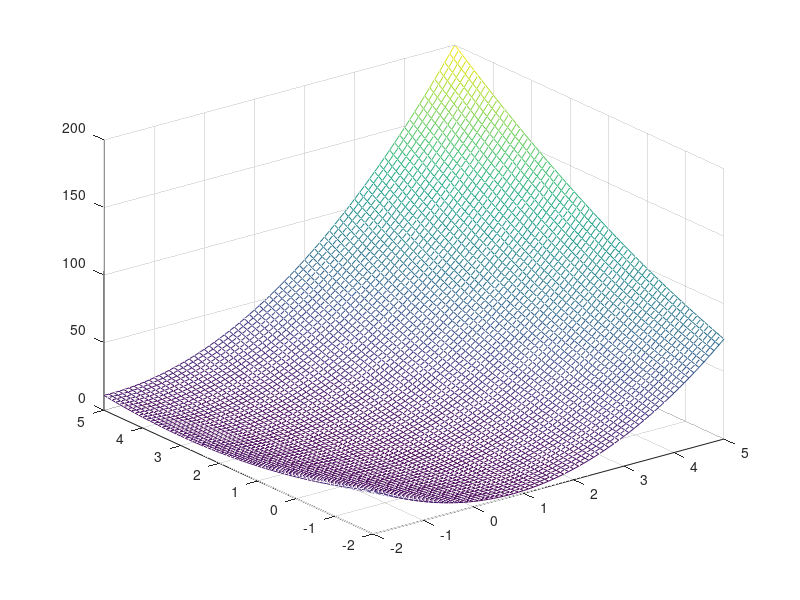
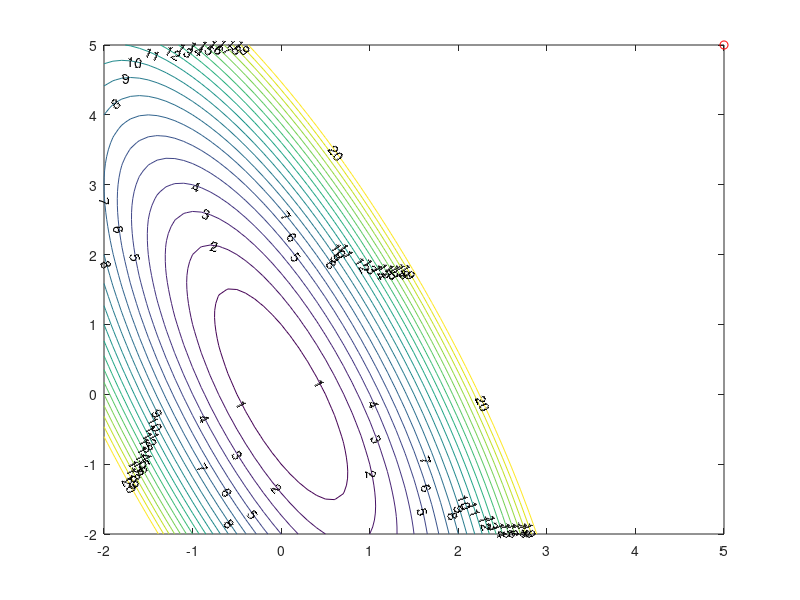

MATLAB code to generate these figures, in order: (Note: this script raises an error after producing the figures.)
% MECH 559 - M. Kokkolaras
% McGill University
% Example 4.16 in Papalambros and Wilde

clear
clc
%close all
clf

x1 = -2:.1:5;
%x1 = 0:.01:2;
x2=x1;
for i=1:length(x1)
    for j = 1:length(x2)
        f(i,j) = 4*x1(j)^2 + 3*x1(j)*x2(i) + x2(i)^2;
    end
end

figure(1)
mesh(x1,x2,f)

figure(2)
clf
V = 0:1:20; 
cs = contour(x1,x2,f,V); 
clabel(cs)
hold on

% Choose method (gradient = 1, Newton = 2)
method = 2;

% Ask for intitial guess
%xold = input('Type initial guess as a column vector');
xold = [-2 -2]'; 
xold = [5 2]';
xold = [5,5]';
plot(xold(1),xold(2),'ro')
disp(['objective function value = ',num2str(ex2obj(xold))])

my_epsilon = .001;
kmax = 100;

my_continue = 0;
k = 0;
while my_continue == 0
    k = k + 1
    if method == 1
       % Gradient method
       %pick alpha or use exact line search by commenting accordingly
       alpha = .1;
       %alpha = ex2grad(xold)*ex2grad(xold)'/ ...
               (ex2grad(xold)*ex2hessian(xold)*ex2grad(xold)')
       xnew = xold - alpha*ex2grad(xold)'
    else
       % Newton's method 
       alpha = 1;
       xnew = xold - alpha*inv(ex2hessian(xold))*ex2grad(xold)'
    end
    disp(['norm of gradient = ', num2str(norm(ex2grad(xnew)))])
    disp(['objective function value = ',num2str(ex2obj(xnew))])
    plot(xnew(1),xnew(2),'ro')
    if norm(ex2grad(xnew)) <= my_epsilon
        my_continue = 1;
    end
    xold = xnew;
    if k > kmax
       my_continue = 1;
       disp('maximum number of iteration reached')
   end
end